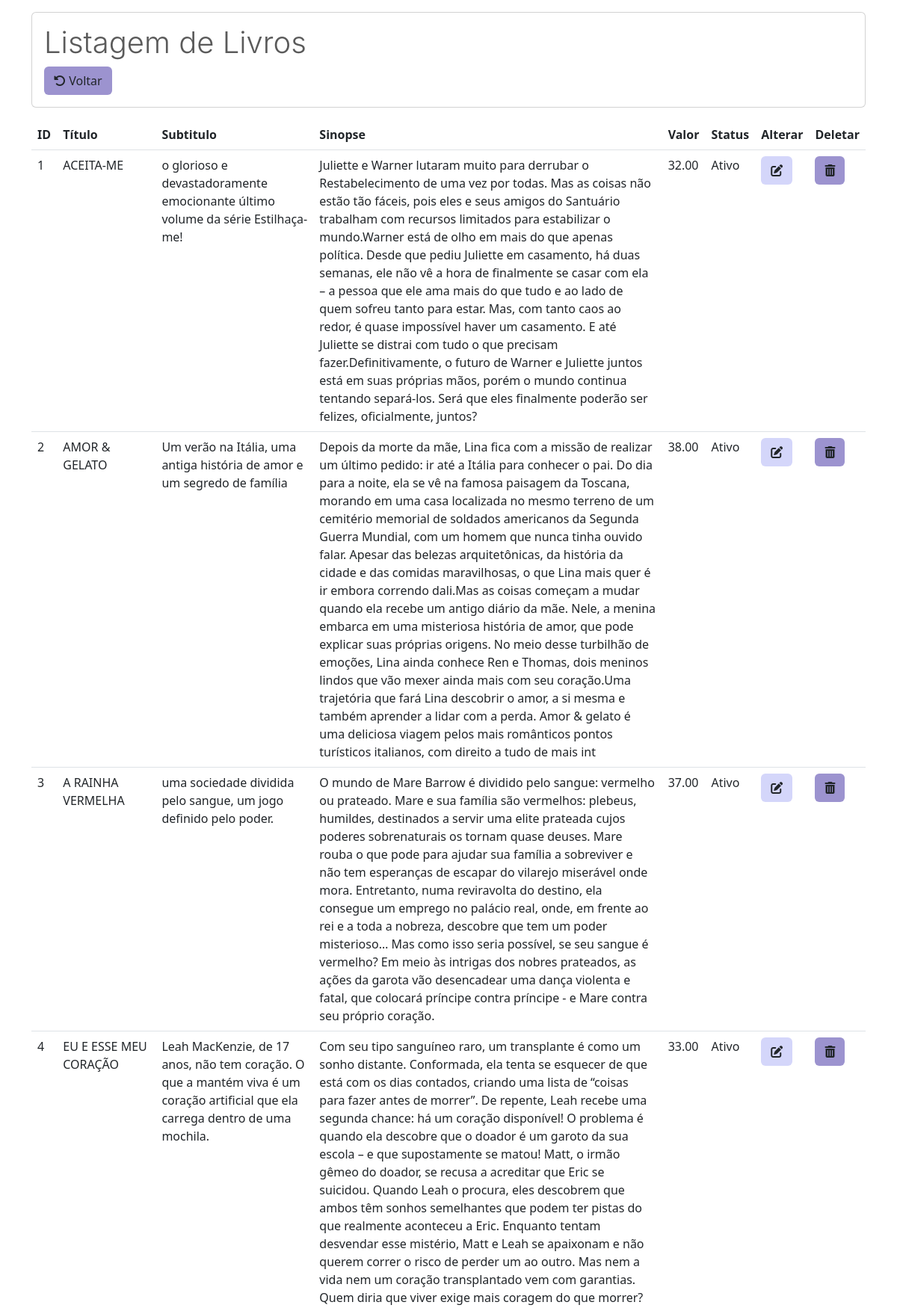
The page /listarLivros.php (upper part) on the database its author committed.
### tables this page shows
CREATE TABLE `livros` (
  `id` int(13) NOT NULL,
  `titulo` varchar(200) NOT NULL,
  `subtitulo` varchar(200) NOT NULL,
  `sinopse` varchar(1000) NOT NULL,
  `valor` double(11,2) NOT NULL,
  `capa` varchar(200) NOT NULL,
  `class` varchar(200) NOT NULL,
  `status` int(11) NOT NULL DEFAULT 1,
  `livrosAutor_id` int(11) DEFAULT NULL,
  `livrosEditora_id` int(11) DEFAULT NULL,
  `heartstopper` int(11) NOT NULL DEFAULT 0
);

### listarLivros.php (the view, shortened to what this page needs)
<?php
require_once("conexao.php");
$sql = "select * from livros";
$resultado = mysqli_query($conexao, $sql);
?>
<!DOCTYPE html>
<html lang="en">
<head>
  <link href="https://cdn.jsdelivr.net/npm/bootstrap@5.3.0-alpha3/dist/css/bootstrap.min.css" rel="stylesheet">
  <link rel="stylesheet" href="https://cdn.jsdelivr.net/npm/bootstrap-icons@1.11.0/font/bootstrap-icons.css">
</head>
<body>
  <div class="container-md">
    <div class="card mt-3 mb-3">
      <div class="card-body">
        <h1 class="card-title" style="color: #5a5a5a; font-family: '-apple-system'; font-weight: 300;">Listagem de Livros</h1> <a href="MenuAdm.php" class="btn" style="background-color: #9c93cf;"><i class="fa-solid fa-rotate-left"></i> Voltar</a>
      </div>
    </div>
    <table class="table table-hover">
      <thead>
        <tr>
          <th scope="col">ID</th>
          <th scope="col">Título</th>
          <th scope="col">Subtitulo</th>
          <th scope="col">Sinopse</th>
          <th scope="col">Valor</th>
          <th scope="col">Status</th>
          <th scope="col">Alterar</th>
          <th scope="col">Deletar</th>
        </tr>
      </thead>
      <tbody>
        <?php while ($linha = mysqli_fetch_array($resultado)) { ?>
          <tr>
            <td><?= $linha['id'] ?></th>
            <td><?= $linha['titulo'] ?></th>
            <td><?= $linha['subtitulo'] ?></th>
            <td><?= $linha['sinopse'] ?></th>
            <td><?= $linha['valor'] ?></th>
            <td><?= ($linha['status']) == 1 ? 'Ativo' : 'Inativo'; ?></th>
            <td>
              <a href="alterarLivros.php?id=<?= $linha['id'] ?>" class="btn btn" style="background-color:#D4D6FA;"><i class="fa-solid fa-pen-to-square"></i></a>
            <td>
              <a href="usuarioListar.php?id=<?= $linha['id'] ?>" class="btn btn-l" style="background-color:#9c93cf;" onclick="return confirm('Confirmar exclusão?')"><i class="fa-solid fa-trash-can"></i></a>
          </tr>
        <?php } ?>
      </tbody>
    </table>
</body>
</html>

### rows shown on the page
livros: id "1", titulo "ACEITA-ME", subtitulo "o glorioso e devastadoramente emocionante último volume da série Estilhaça-me!", sinopse "Juliette e Warner lutaram muito para derrubar o Restabelecimento de uma vez por todas. Mas as coisas não estão tão fáceis, pois eles e seus amigos do Santuário trabalham com recursos limitados para estabilizar o mundo.Warner está de olho em mais do que apenas política. Desde que pediu Juliette em casamento, há duas semanas, ele não vê a hora de finalmente se casar com ela – a pessoa que ele ama mais do que tudo e ao lado de quem sofreu tanto para estar. Mas, com tanto caos ao redor, é quase impossível haver um casamento. E até Juliette se distrai com tudo o que precisam fazer.Definitivamente, o futuro de Warner e Juliette juntos está em suas próprias mãos, porém o mundo continua tentando…", valor "32.00", status "Ativo"
livros: id "2", titulo "AMOR & GELATO", subtitulo "Um verão na Itália, uma antiga história de amor e um segredo de família", sinopse "Depois da morte da mãe, Lina fica com a missão de realizar um último pedido: ir até a Itália para conhecer o pai. Do dia para a noite, ela se vê na famosa paisagem da Toscana, morando em uma casa localizada no mesmo terreno de um cemitério memorial de soldados americanos da Segunda Guerra Mundial, com um homem que nunca tinha ouvido falar. Apesar das belezas arquitetônicas, da história da cidade e das comidas maravilhosas, o que Lina mais quer é ir embora correndo dali.Mas as coisas começam a mudar quando ela recebe um antigo diário da mãe. Nele, a menina embarca em uma misteriosa história de amor, que pode explicar suas próprias origens. No meio desse turbilhão de emoções, Lina ainda…", valor "38.00", status "Ativo"
livros: id "3", titulo "A RAINHA VERMELHA", subtitulo "uma sociedade dividida pelo sangue, um jogo definido pelo poder.", sinopse "O mundo de Mare Barrow é dividido pelo sangue: vermelho ou prateado. Mare e sua família são vermelhos: plebeus, humildes, destinados a servir uma elite prateada cujos poderes sobrenaturais os tornam quase deuses. Mare rouba o que pode para ajudar sua família a sobreviver e não tem esperanças de escapar do vilarejo miserável onde mora. Entretanto, numa reviravolta do destino, ela consegue um emprego no palácio real, onde, em frente ao rei e a toda a nobreza, descobre que tem um poder misterioso… Mas como isso seria possível, se seu sangue é vermelho? Em meio às intrigas dos nobres prateados, as ações da garota vão desencadear uma dança violenta e fatal, que colocará príncipe contra príncipe…", valor "37.00", status "Ativo"
livros: id "4", titulo "EU E ESSE MEU CORAÇÃO", subtitulo "Leah MacKenzie, de 17 anos, não tem coração. O que a mantém viva é um coração artificial que ela carrega dentro de uma mochila.", sinopse "Com seu tipo sanguíneo raro, um transplante é como um sonho distante. Conformada, ela tenta se esquecer de que está com os dias contados, criando uma lista de “coisas para fazer antes de morrer”. De repente, Leah recebe uma segunda chance: há um coração disponível! O problema é quando ela descobre que o doador é um garoto da sua escola – e que supostamente se matou! Matt, o irmão gêmeo do doador, se recusa a acreditar que Eric se suicidou. Quando Leah o procura, eles descobrem que ambos têm sonhos semelhantes que podem ter pistas do que realmente aconteceu a Eric. Enquanto tentam desvendar esse mistério, Matt e Leah se apaixonam e não querem correr o risco de perder um ao outro. Mas nem a…", valor "33.00", status "Ativo"
